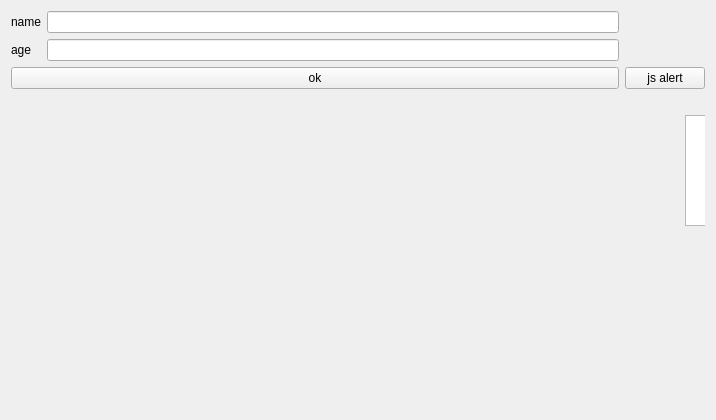
<?xml version="1.0" encoding="UTF-8"?>
<ui version="4.0">
 <class>MyForm</class>
 <widget class="QWidget" name="MyForm">
  <property name="geometry">
   <rect>
    <x>0</x>
    <y>0</y>
    <width>716</width>
    <height>420</height>
   </rect>
  </property>
  <property name="windowTitle">
   <string>Form</string>
  </property>
  <layout class="QGridLayout" name="gridLayout_2">
   <item row="0" column="0">
    <widget class="QLabel" name="namelabel">
     <property name="text">
      <string>name</string>
     </property>
    </widget>
   </item>
   <item row="0" column="1">
    <widget class="QLineEdit" name="nameEdit"/>
   </item>
   <item row="1" column="0">
    <widget class="QLabel" name="label_2">
     <property name="text">
      <string>age</string>
     </property>
    </widget>
   </item>
   <item row="1" column="1">
    <widget class="QLineEdit" name="ageEdit"/>
   </item>
   <item row="2" column="0" colspan="2">
    <widget class="QPushButton" name="okBtn">
     <property name="text">
      <string>ok</string>
     </property>
    </widget>
   </item>
   <item row="2" column="2">
    <widget class="QPushButton" name="pushButton">
     <property name="text">
      <string>js alert</string>
     </property>
    </widget>
   </item>
   <item row="3" column="0" colspan="2">
    <layout class="QGridLayout" name="gridLayout"/>
   </item>
   <item row="3" column="2">
    <widget class="QWidget" name="widget" native="true">
     <widget class="QPlainTextEdit" name="jsEdit">
      <property name="geometry">
       <rect>
        <x>60</x>
        <y>20</y>
        <width>201</width>
        <height>111</height>
       </rect>
      </property>
     </widget>
     <widget class="QPushButton" name="callJsBtn">
      <property name="geometry">
       <rect>
        <x>100</x>
        <y>140</y>
        <width>93</width>
        <height>28</height>
       </rect>
      </property>
      <property name="text">
       <string>callJsBtn</string>
      </property>
     </widget>
    </widget>
   </item>
  </layout>
 </widget>
 <resources/>
 <connections/>
</ui>
